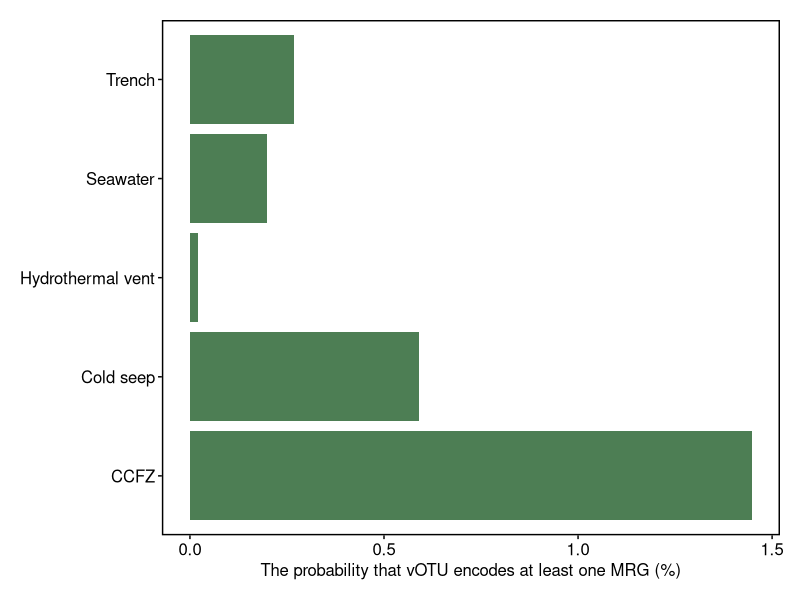

Write the R code that produced this figure.
#### START ####
rm(list = ls())
library(ggplot2)
library(dplyr)
library(readr)

data <- read_tsv("Fig6.tsv")
data$COUNT <- as.numeric(as.character(data$COUNT))

####  Fig.5 a ####
p <- ggplot(data, aes(x = data$COUNT, y = data$Envrionment)) +
  geom_bar(stat = "identity", fill = "#4d7e54") +
  theme_minimal() +
  labs(
    x = "The probability that vOTU encodes at least one MRG (%)",
    y = NULL,
    title = NULL
  ) +
  theme(
    axis.text.y = element_text(angle = 0, hjust = 1, size = 12, face = "plain", colour = "black"),
    axis.title.y = element_text(size = 12, face = "plain"),
    axis.text.x = element_text(size = 12, face = "plain", hjust = 0.5, colour = "black"),
    axis.title.x = element_text(size = 12, face = "plain"),
    legend.text = element_text(size = 10, face = "italic"),
    legend.title = element_blank(),
    legend.position = "bottom",
    plot.title = element_text(vjust = 0, hjust = 0.5, size = 14, lineheight = 1.4),
    panel.border = element_rect(colour = "black", fill = NA, size = 1),
    panel.grid = element_blank(),
    axis.ticks = element_line(color = "black"),
    plot.margin = unit(c(1, 1, 1, 1), "lines")
  ) +
  guides(fill = guide_legend(ncol = 4))
